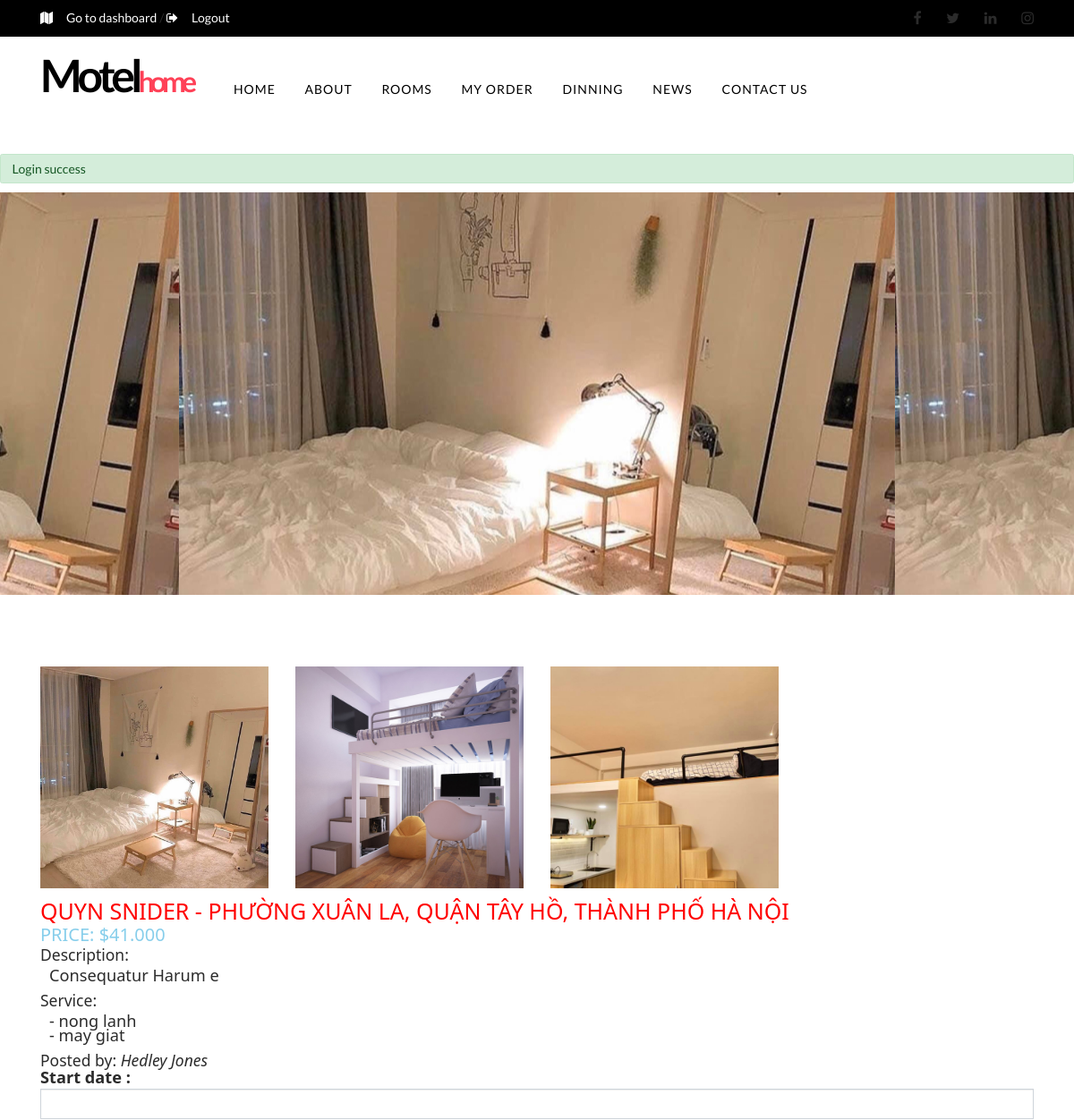
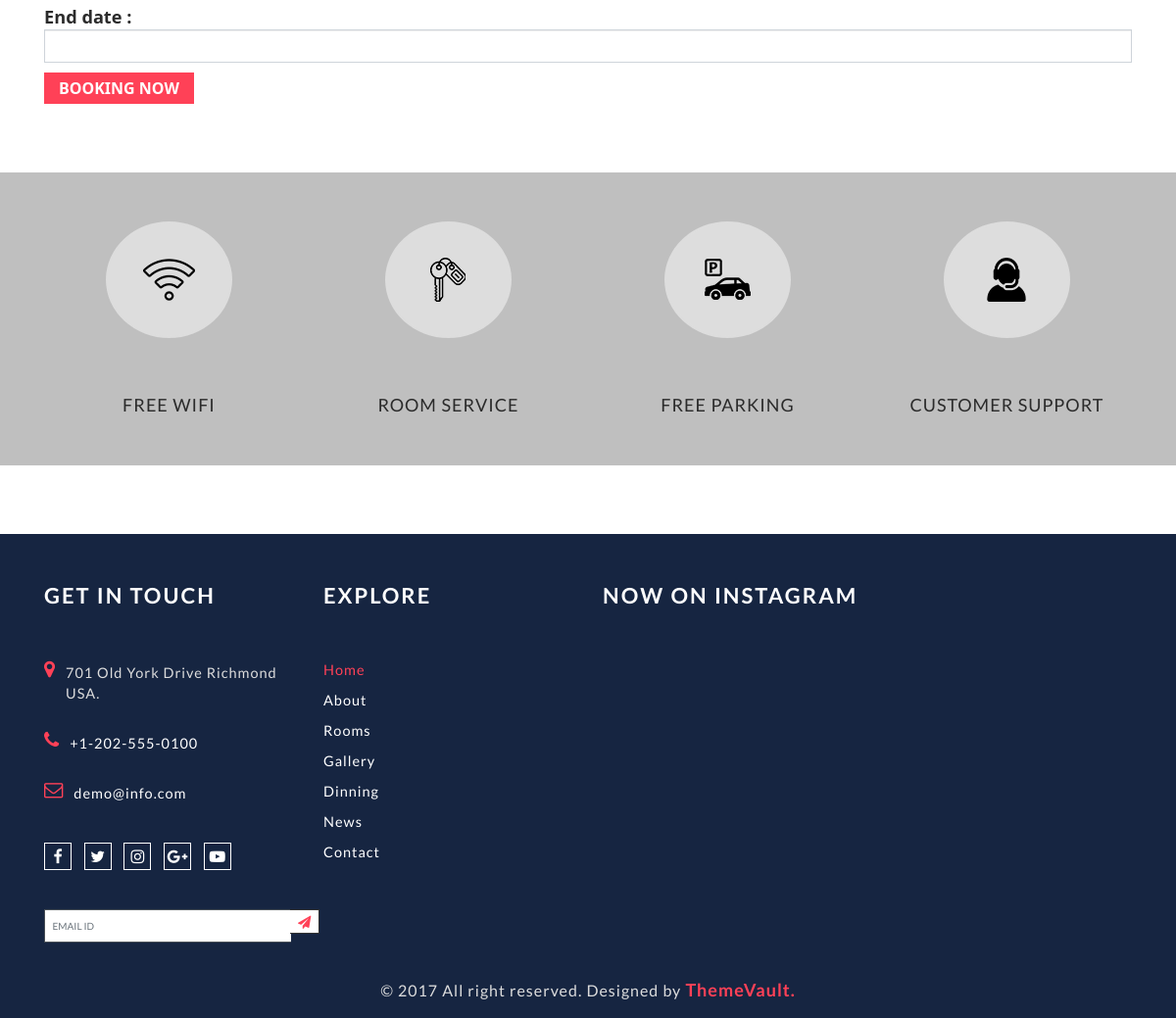
Page /?a=detailRoom&id=19 (signed in) on the committed database (2 pictures, top to bottom).
### tables this page shows
CREATE TABLE `rooms` (
  `id` int unsigned NOT NULL AUTO_INCREMENT,
  `name` varchar(255) NOT NULL,
  `acreage` int NOT NULL,
  `price` decimal(10,3) NOT NULL,
  `status` tinyint NOT NULL DEFAULT '1',
  `district_id` bigint unsigned NOT NULL,
  `province_id` bigint unsigned NOT NULL,
  `ward_id` bigint unsigned NOT NULL,
  `user_id` int unsigned NOT NULL,
  `description` text,
  `attribute` varchar(255) NOT NULL,
  PRIMARY KEY (`id`),
  KEY `fk1_room` (`district_id`),
  KEY `fk2_room` (`province_id`),
  KEY `fk3_room` (`ward_id`),
  KEY `fk4_room` (`attribute`),
  KEY `fkuser_room` (`user_id`),
  CONSTRAINT `fk1_room` FOREIGN KEY (`district_id`) REFERENCES `districts` (`id`) ON DELETE CASCADE ON UPDATE CASCADE,
  CONSTRAINT `fk2_room` FOREIGN KEY (`province_id`) REFERENCES `provinces` (`id`) ON DELETE CASCADE ON UPDATE CASCADE,
  CONSTRAINT `fk3_room` FOREIGN KEY (`ward_id`) REFERENCES `wards` (`id`) ON DELETE CASCADE ON UPDATE CASCADE,
  CONSTRAINT `fkuser_room` FOREIGN KEY (`user_id`) REFERENCES `users` (`id`) ON DELETE CASCADE ON UPDATE CASCADE
);

CREATE TABLE `wards` (
  `id` bigint unsigned NOT NULL AUTO_INCREMENT,
  `name` varchar(255) NOT NULL,
  `gso_id` varchar(255) NOT NULL,
  `district_id` bigint unsigned NOT NULL,
  `created_at` timestamp NULL DEFAULT NULL,
  `updated_at` timestamp NULL DEFAULT NULL,
  PRIMARY KEY (`id`),
  KEY `wards_district_id_foreign` (`district_id`),
  CONSTRAINT `wards_district_id_foreign` FOREIGN KEY (`district_id`) REFERENCES `districts` (`id`) ON DELETE CASCADE
);

CREATE TABLE `districts` (
  `id` bigint unsigned NOT NULL AUTO_INCREMENT,
  `name` varchar(255) NOT NULL,
  `gso_id` varchar(255) NOT NULL,
  `province_id` bigint unsigned NOT NULL,
  `created_at` timestamp NULL DEFAULT NULL,
  `updated_at` timestamp NULL DEFAULT NULL,
  PRIMARY KEY (`id`),
  KEY `districts_province_id_foreign` (`province_id`),
  CONSTRAINT `districts_province_id_foreign` FOREIGN KEY (`province_id`) REFERENCES `provinces` (`id`) ON DELETE CASCADE
);

CREATE TABLE `provinces` (
  `id` bigint unsigned NOT NULL AUTO_INCREMENT,
  `name` varchar(255) NOT NULL,
  `gso_id` varchar(255) NOT NULL,
  `created_at` timestamp NULL DEFAULT NULL,
  `updated_at` timestamp NULL DEFAULT NULL,
  PRIMARY KEY (`id`)
);

CREATE TABLE `attributes` (
  `id` int unsigned NOT NULL AUTO_INCREMENT,
  `name` varchar(255) NOT NULL,
  PRIMARY KEY (`id`)
);

CREATE TABLE `users` (
  `id` int unsigned NOT NULL AUTO_INCREMENT,
  `name` varchar(255) NOT NULL,
  `email` varchar(255) NOT NULL,
  `password` varchar(255) NOT NULL,
  `address` varchar(100) NOT NULL,
  `phone` varchar(255) DEFAULT NULL,
  `role` enum('0','1','2') NOT NULL DEFAULT '0',
  `created_at` timestamp NULL DEFAULT CURRENT_TIMESTAMP ON UPDATE CURRENT_TIMESTAMP,
  PRIMARY KEY (`id`),
  UNIQUE KEY `users_email_unique` (`email`)
);

### mvc/Core/Hooks.php (called while the page is built, shortened)
<?php
class Hooks
{
    public $conn;
    public function connectDB()
    {
        $obj = new DB;
        $this->conn = $obj->connect();
        return $this->conn;
    }
    public function view($view, $args = [])
    {
        extract($args);
        $path = str_replace('.', '/', $view);
        require_once("./mvc/views/$path.php");
        $content = ob_get_clean();
        return $content;
    }
    public function fetchOneInTable($table, $id)
    {
        $sql = "SELECT * FROM $table WHERE id = ? ";
        $stmt = $this->conn->prepare($sql);
        $stmt->execute([$id]);
        return $stmt->fetchAll(PDO::FETCH_ASSOC);
    }
    public function fetchInhWithParam($table, $params)
    {
        $sql = "SELECT * FROM $table WHERE id IN (" . implode(',', $params) . ")";
        $stmt = $this->conn->prepare($sql);
        $stmt->execute();
        return $stmt->fetchAll(PDO::FETCH_ASSOC);
    }
    public function getListRoomModel($condition = null)
    {
        if ($condition) {
            $sql = Helper::createQueryGet($condition);
        } else {
            $sql = Helper::createQueryGet();
        }
        $stmt = $this->conn->prepare($sql);
        $stmt->execute();
        return $stmt->fetchAll(PDO::FETCH_ASSOC);
    }
}

### mvc/Controllers/AdminController.php (called while the page is built, shortened)
<?php
class AdminController extends Hooks
{
  public function detailRoom()
  {
    $data = $this->getListRoomModel($_GET['id']);
    $infoUserPost = $this->fetchOneInTable('users', $data[0]['user_id']);
    $attr = $this->fetchInhWithParam('attributes', unserialize($data[0]['attribute']));
    $this->content = $this->view('Client.details', compact('data', 'attr', 'infoUserPost', 'bookings'));
  }
}

### mvc/Core/App.php (called while the page is built, shortened)
<?php
class App
{
    public function __construct($c = null)
    {
        $function = $_GET['a'] ?? 'index';
        $objController = new $controller();
        $objController->$function();
    }
}

### mvc/Middleware.php (called while the page is built, shortened)
<?php
require_once("./mvc/Core/DB.php");
require_once("./mvc/Core/Hooks.php");
require_once("./mvc/Helper/Helper.php");
require_once("./mvc/Helper/Alert.php");
require_once("./mvc/Core/App.php");
class MiddleWare extends Hooks
{
  public function __construct()
  {
    if (isset($_SESSION['login']['role'])) {
      switch ($_SESSION['login']['role']) {
        case '1':
          return new App('admin');
          break;
      };
    }
    return new App();
  }
}

### index.php (called while the page is built, shortened)
<?php
require_once('./mvc/Middleware.php');
new MiddleWare();

### mvc/Core/DB.php (called while the page is built)
<?php
class DB
{
  private $server_name = TFO_SERVER_NAME;
  private $database_name = TFO_DATABASE_NAME;
  private $user_name = TFO_USERNAME;
  private $password = TFO_PASSWORD;
  public function connect()
  {
    try {
      $conn = new PDO("mysql:host={$this->server_name}; dbname={$this->database_name}; charset=utf8", $this->user_name, $this->password);
      $conn->setAttribute(PDO::ATTR_ERRMODE, PDO::ERRMODE_EXCEPTION);
    } catch (PDOException $e) {
      die("Error: " . $e->getMessage());
    }
    return $conn;
  }
}

### mvc/Helper/Helper.php (called while the page is built, shortened)
<?php
class Helper
{
  public static function createQueryGet($condition = null)
  {
    $sql = "SELECT
      r.`id`,
      r.`name`,
      r.price,
      r.`status`,
      r.district_id,
      r.province_id,
      r.ward_id,
      r.user_id,
      r.acreage,
      r.attribute,
      r.description,
      GROUP_CONCAT(i.`path`) as paths,
      p.`name` AS province,
      d.`name` AS district,
      w.`name` AS ward
    FROM
      rooms r
    LEFT JOIN images i ON i.room_id = r.id
    JOIN provinces p ON r.province_id = p.id
    JOIN districts d ON r.district_id = d.id
    JOIN wards w ON r.ward_id = w.id
    GROUP BY  r.id ";
    if ($condition) $sql .= "	HAVING r.id = {$condition};";
    return $sql;
  }
}

### mvc/Views/Client/details.php (the view, shortened to what this page needs)
<?php $imgPaths = explode(',', $data[0]['paths']);
?>
<main>
  <section class="image-head-wrapper" style="background-image: url('./public/uploads/<?php echo $imgPaths[0] ?>');">
  </section>
</main>
<section class="gallery-block gallery-front">
  <div class="container">
    <div class="row">
      <?php foreach ($imgPaths as $path) { ?>
        <div class="col-lg-3 col-md-3 col-sm-3 col-xs-12">
          <div class="gallery-image">
            <img class="img-responsive" src="./public/uploads/<?php echo $path ?>">
          </div>
        </div>
      <?php } ?>
    </div>
  </div>
</section>
<div class="container">
  <div class="grid product">
    <div class="col-md-12  col-sm-12 col-xs-12  tfo-pd0">
      <h1 class="title"><?php echo "{$data[0]['name']} - {$data[0]['ward']}, {$data[0]['district']}, {$data[0]['province']} " ?></h1>
      <h2>Price: $<?php echo $data[0]['price'] ?></h2>
      <h3>Description:</h3>
      <div class="description-details">
        <p><?php echo $data[0]['description'] ?></p>
      </div>
      <h3>Service:</h3>
      <div class="attribute">
        <?php foreach ($attr as $value) { ?>
          <ul>
            <li>- <?php echo $value['name'] ?></li>
          </ul>
        <?php } ?>
      </div>
      <h3>Posted by: <i><?php echo $infoUserPost[0]['name'] ?></i></h3>
      <form action="?a=booking&id=<?php echo $data['0']['id'] ?>" method="POST">
        <div class="mb-3">
          <label for="start">Start date :</label>
          <input type="text" id="start" class="daterange form-control" name="start">
        </div>
        <div class="mb-3">
          <label for="end">End date :</label>
          <input type="text" id="end" class="daterange form-control" name="end">
        </div>
        <div class="text-left"><button type="submit" class="book-now-btn">Booking Now</button></div>
      </form>
    </div>
  </div>
</div>
<section class="service-block">
  <div class="bg-set-col">
    <div class="container">
      <div class="row">
        <div class="col-md-3 col-sm-3 col-xs-6 width-50">
          <div class="service-details text-center">
            <div class="service-image">
              <img alt="image" class="img-responsive" src="./public/temp/client/images/icons/wifi.png">
            </div>
            <h4><a>free wifi</a></h4>
          </div>
        </div>
        <div class="col-md-3 col-sm-3 col-xs-6 width-50">
          <div class="service-details text-center">
            <div class="service-image">
              <img alt="image" class="img-responsive" src="./public/temp/client/images/icons/key.png">
            </div>
            <h4><a>room service</a></h4>
          </div>
        </div>
        <div class="col-md-3 col-sm-3 col-xs-6 mt-25">
          <div class="service-details text-center">
            <div class="service-image">
              <img alt="image" class="img-responsive" src="./public/temp/client/images/icons/car.png">
            </div>
            <h4><a>free parking</a></h4>
          </div>
        </div>
        <div class="col-md-3 col-sm-3 col-xs-6 mt-25">
          <div class="service-details text-center">
            <div class="service-image">
              <img alt="image" class="img-responsive" src="./public/temp/client/images/icons/user.png">
            </div>
            <h4><a>customer support</a></h4>
          </div>
        </div>
      </div>
    </div>
  </div>
</section>

### rows in the picture
rooms: name "QUYN SNIDER", ward.name "PHƯỜNG XUÂN LA", district.name "QUẬN TÂY HỒ", province.name "THÀNH PHỐ HÀ NỘI", price "41.000", description "Consequatur Harum e"
attributes: name "nong lanh"
attributes: name "may giat"
users: name "Hedley Jones"

### other values in the picture
$message "Login success"
